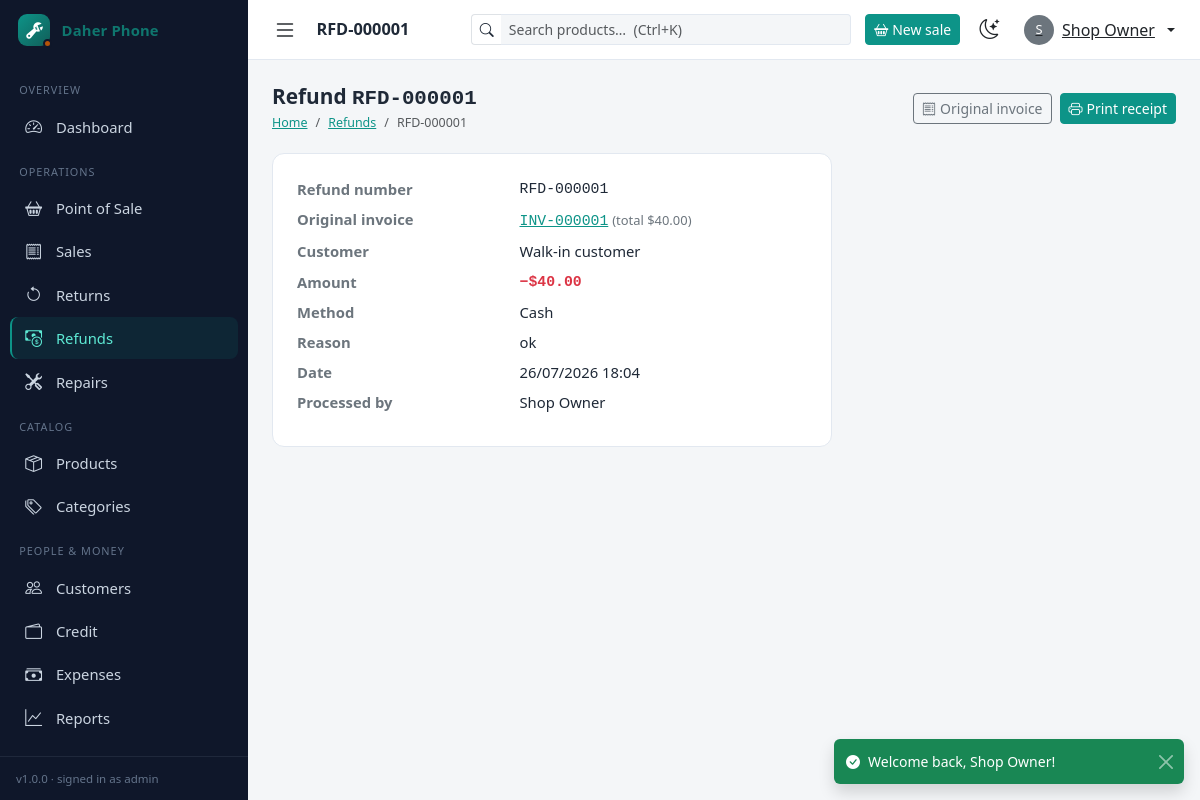
Page /index.php?r=refunds/show&id=1 (signed in) on the committed database.
### tables this page shows
CREATE TABLE `refunds` (
  `id`          INT UNSIGNED   NOT NULL AUTO_INCREMENT,
  `refund_no`   VARCHAR(20)    NOT NULL,
  `sale_id`     INT UNSIGNED   NOT NULL,
  `customer_id` INT UNSIGNED   NULL,
  `amount`      DECIMAL(12,2)  NOT NULL,
  `reason`      VARCHAR(255)   NOT NULL,
  `method`      ENUM('cash','card') NOT NULL DEFAULT 'cash',
  `user_id`     INT UNSIGNED   NULL,
  `created_at`  DATETIME       NOT NULL DEFAULT CURRENT_TIMESTAMP,
  PRIMARY KEY (`id`),
  UNIQUE KEY `uq_refunds_no` (`refund_no`),
  KEY `idx_rf_sale` (`sale_id`),
  KEY `idx_rf_customer` (`customer_id`),
  KEY `idx_rf_created` (`created_at`),
  CONSTRAINT `fk_rf_sale`
    FOREIGN KEY (`sale_id`) REFERENCES `sales` (`id`)
    ON DELETE RESTRICT ON UPDATE CASCADE,
  CONSTRAINT `fk_rf_customer`
    FOREIGN KEY (`customer_id`) REFERENCES `customers` (`id`)
    ON DELETE SET NULL ON UPDATE CASCADE
);

CREATE TABLE `users` (
  `id`            INT UNSIGNED     NOT NULL AUTO_INCREMENT,
  `username`      VARCHAR(50)      NOT NULL,
  `password_hash` VARCHAR(255)     NOT NULL,
  `full_name`     VARCHAR(100)     NOT NULL,
  `email`         VARCHAR(150)     NULL,
  `role`          ENUM('admin','staff') NOT NULL DEFAULT 'staff',
  `is_active`     TINYINT(1)       NOT NULL DEFAULT 1,
  `last_login_at` DATETIME         NULL,
  `created_at`    DATETIME         NOT NULL DEFAULT CURRENT_TIMESTAMP,
  PRIMARY KEY (`id`),
  UNIQUE KEY `uq_users_username` (`username`)
);

CREATE TABLE `sales` (
  `id`             INT UNSIGNED   NOT NULL AUTO_INCREMENT,
  `invoice_no`     VARCHAR(20)    NOT NULL,
  `customer_id`    INT UNSIGNED   NULL,
  `user_id`        INT UNSIGNED   NOT NULL,
  `subtotal`       DECIMAL(12,2)  NOT NULL DEFAULT 0.00,
  `discount`       DECIMAL(12,2)  NOT NULL DEFAULT 0.00,
  `total`          DECIMAL(12,2)  NOT NULL DEFAULT 0.00,
  `total_cost`     DECIMAL(12,2)  NOT NULL DEFAULT 0.00,
  `paid_amount`    DECIMAL(12,2)  NOT NULL DEFAULT 0.00,
  `payment_method` ENUM('cash','card','credit','bank_transfer','other') NOT NULL DEFAULT 'cash',
  `status`         ENUM('completed','cancelled') NOT NULL DEFAULT 'completed',
  `notes`          VARCHAR(255)   NULL,
  `created_at`     DATETIME       NOT NULL DEFAULT CURRENT_TIMESTAMP,
  PRIMARY KEY (`id`),
  UNIQUE KEY `uq_sales_invoice` (`invoice_no`),
  KEY `idx_sales_customer` (`customer_id`),
  KEY `idx_sales_user` (`user_id`),
  KEY `idx_sales_created` (`created_at`),
  KEY `idx_sales_status` (`status`),
  CONSTRAINT `fk_sales_customer`
    FOREIGN KEY (`customer_id`) REFERENCES `customers` (`id`)
    ON DELETE SET NULL ON UPDATE CASCADE,
  CONSTRAINT `fk_sales_user`
    FOREIGN KEY (`user_id`) REFERENCES `users` (`id`)
    ON DELETE RESTRICT ON UPDATE CASCADE
);

### app/Core/Controller.php (called while the page is built, shortened)
<?php
abstract class Controller
{
    protected function render(string $view, array $data = [], string $pageTitle = ''): void
    {
        $data['pageTitle'] = $pageTitle !== '' ? $pageTitle : APP_NAME;
        extract($data, EXTR_SKIP);
        require APP_PATH . '/Views/' . $view . '.php';
        require APP_PATH . '/Views/layouts/main.php';
    }
    protected function queryInt(string $key, int $default = 0): int
    {
        $v = $_GET[$key] ?? null;
        return is_numeric($v) ? (int) $v : $default;
    }
}

### app/Controllers/RefundController.php (called while the page is built, shortened)
<?php
final class RefundController extends Controller
{
    public function show(): void
    {
        $refund = (new Refund())->find($this->queryInt('id'));
        $this->render('refunds/show', ['refund' => $refund], $refund['refund_no']);
    }
}

### app/Core/App.php (called while the page is built, shortened)
<?php
final class App
{
    public function run(): void
    {
        $route = (string) ($_GET['r'] ?? 'dashboard/index');
        [$segment, $actionSlug] = explode('/', $route, 2);
        $action = lcfirst(str_replace(' ', '', ucwords(str_replace('-', ' ', $actionSlug))));
        (new $class())->{$action}();
    }
}

### public/index.php (called while the page is built, shortened)
<?php
spl_autoload_register(static function (string $class): void {
    $prefix = 'App\\';
    if (str_starts_with($class, $prefix)) {
        $relative = substr($class, strlen($prefix));
        $file = APP_PATH . DIRECTORY_SEPARATOR
              . str_replace('\\', DIRECTORY_SEPARATOR, $relative) . '.php';
    }
});
require APP_PATH . '/Core/helpers.php';
(new \App\Core\App())->run();

### app/Core/Database.php (called while the page is built, shortened)
<?php
final class Database
{
    private static ?PDO $pdo = null;
    public static function pdo(): PDO
    {
        if (self::$pdo === null) {
            $dsn = sprintf(
                'mysql:host=%s;dbname=%s;charset=utf8mb4',
                DB_HOST,
                DB_NAME
            );
            try {
                self::$pdo = new PDO($dsn, DB_USER, DB_PASS, [
                    PDO::ATTR_ERRMODE            => PDO::ERRMODE_EXCEPTION,
                    PDO::ATTR_DEFAULT_FETCH_MODE => PDO::FETCH_ASSOC,
                    PDO::ATTR_EMULATE_PREPARES   => false,
                ]);
            } catch (PDOException $e) {
                throw new PDOException(
                    'Database connection failed. Check that MySQL is running in the '
                    . 'XAMPP Control Panel and that config/config.php credentials are '
                    . 'correct. Driver said: ' . $e->getMessage()
                );
            }
        }
        return self::$pdo;
    }
}

### app/Core/Model.php (called while the page is built, shortened)
<?php
abstract class Model
{
    protected PDO $db;
    public function __construct()
    {
        $this->db = Database::pdo();
    }
    protected function fetch(string $sql, array $params = []): ?array
    {
        $stmt = $this->db->prepare($sql);
        $stmt->execute($params);
        $row = $stmt->fetch();
        return $row === false ? null : $row;
    }
}

### app/Models/Refund.php (called while the page is built, shortened)
<?php
final class Refund extends Model
{
    public function find(int $id): ?array
    {
        return $this->fetch(
            "SELECT r.*, s.invoice_no, s.total AS sale_total,
                    COALESCE(c.name, 'Walk-in customer') AS customer_name,
                    c.phone AS customer_phone, u.full_name AS processed_by
             FROM refunds r
             JOIN sales s ON s.id = r.sale_id
             LEFT JOIN customers c ON c.id = r.customer_id
             LEFT JOIN users u ON u.id = r.user_id
             WHERE r.id = :id",
            ['id' => $id]
        );
    }
}

### app/Core/helpers.php (called while the page is built, shortened)
<?php
function e(mixed $value): string
{
    return htmlspecialchars((string) ($value ?? ''), ENT_QUOTES, 'UTF-8');
}
function url(string $route, array $params = []): string
{
    $qs = $params === [] ? '' : '&' . http_build_query($params);
    return 'index.php?r=' . $route . $qs;
}
function setting(string $key, string $default = ''): string
{
    static $cache = null;
    if ($cache === null) {
        try {
            $rows = \App\Core\Database::pdo()
                ->query('SELECT setting_key, setting_value FROM settings')
                ->fetchAll();
            $cache = array_column($rows, 'setting_value', 'setting_key');
        } catch (Throwable) {
            $cache = [];
        }
    }
    return (string) ($cache[$key] ?? $default);
}
function money(float|int|string|null $amount): string
{
    $formatted = number_format((float) ($amount ?? 0), 2);
    $symbol = setting('currency_symbol', '$');
    return setting('currency_position', 'before') === 'after'
        ? $formatted . ' ' . $symbol
        : $symbol . $formatted;
}
function fmt_date(?string $value, bool $withTime = false): string
{
    $format = setting('date_format', 'd/m/Y') . ($withTime ? ' H:i' : '');
    return date($format, strtotime($value));
}
function payment_label(string $method): string
{
    return match ($method) {
        'cash'          => 'Cash',
        'card'          => 'Card',
        'credit'        => 'Credit',
        'return_credit' => 'Return credit',
        'bank_transfer' => 'Bank transfer',
        default         => 'Other',
    };
}

### app/Core/Auth.php (called while the page is built, shortened)
<?php
final class Auth
{
    public static function check(): bool
    {
        return isset($_SESSION['user_id']);
    }
    public static function user(): ?array
    {
        return [
            'id'        => (int) $_SESSION['user_id'],
            'username'  => (string) $_SESSION['username'],
            'full_name' => (string) $_SESSION['full_name'],
            'role'      => (string) $_SESSION['role'],
        ];
    }
}

### app/Views/refunds/show.php (the view, shortened to what this page needs)
<div class="page-heading">
  <div>
    <h1>Refund <span class="data"><?= e($refund['refund_no']) ?></span></h1>
    <nav aria-label="breadcrumb">
      <ol class="breadcrumb">
        <li class="breadcrumb-item"><a href="<?= url('dashboard/index') ?>">Home</a></li>
        <li class="breadcrumb-item"><a href="<?= url('refunds/index') ?>">Refunds</a></li>
        <li class="breadcrumb-item active"><?= e($refund['refund_no']) ?></li>
      </ol>
    </nav>
  </div>
  <div class="d-flex gap-2">
    <a class="btn btn-outline-secondary btn-sm" href="<?= url('sales/show', ['id' => $refund['sale_id']]) ?>">
      <i class="bi bi-receipt me-1"></i>Original invoice
    </a>
    <a class="btn btn-primary btn-sm" target="_blank" href="<?= url('refunds/print', ['id' => $refund['id']]) ?>">
      <i class="bi bi-printer me-1"></i>Print receipt
    </a>
  </div>
</div>
<div class="card" style="max-width:560px">
  <div class="card-body p-4">
    <dl class="row mb-0">
      <dt class="col-5 text-secondary">Refund number</dt>
      <dd class="col-7 data"><?= e($refund['refund_no']) ?></dd>
      <dt class="col-5 text-secondary">Original invoice</dt>
      <dd class="col-7">
        <a class="data" href="<?= url('sales/show', ['id' => $refund['sale_id']]) ?>"><?= e($refund['invoice_no']) ?></a>
        <span class="text-secondary small">(total <?= e(money($refund['sale_total'])) ?>)</span>
      </dd>
      <dt class="col-5 text-secondary">Customer</dt>
      <dd class="col-7"><?= e($refund['customer_name']) ?></dd>
      <dt class="col-5 text-secondary">Amount</dt>
      <dd class="col-7 data fw-bold text-danger">−<?= e(money($refund['amount'])) ?></dd>
      <dt class="col-5 text-secondary">Method</dt>
      <dd class="col-7"><?= e(payment_label($refund['method'])) ?></dd>
      <dt class="col-5 text-secondary">Reason</dt>
      <dd class="col-7"><?= e($refund['reason']) ?></dd>
      <dt class="col-5 text-secondary">Date</dt>
      <dd class="col-7"><?= e(fmt_date($refund['created_at'], true)) ?></dd>
      <dt class="col-5 text-secondary">Processed by</dt>
      <dd class="col-7"><?= e($refund['processed_by'] ?? '—') ?></dd>
    </dl>
  </div>
</div>

### app/Views/partials/topbar.php (shortened to what this page needs)
<header class="app-topbar">
  <button class="btn btn-link text-body p-1" id="sidebarToggle" type="button"
          aria-label="Toggle navigation">
    <i class="bi bi-list fs-4"></i>
  </button>
  <h1 class="topbar-title d-none d-sm-block"><?= e($pageTitle) ?></h1>
  <form class="topbar-search ms-auto flex-grow-1 d-none d-md-block"
        action="index.php" method="get">
    <div class="input-group input-group-sm">
      <span class="input-group-text bg-transparent border-end-0"><i class="bi bi-search"></i></span>
      <input type="search" name="q" id="globalSearch" class="form-control border-start-0"
             placeholder="Search products…  (Ctrl+K)" value="">
    </div>
  </form>
  <a href="<?= url('sales/pos') ?>" class="btn btn-primary btn-sm d-none d-sm-inline-flex align-items-center gap-1 no-print">
    <i class="bi bi-basket2"></i> New sale
  </a>
  <button class="btn btn-link text-body p-1" id="themeToggle" type="button"
          aria-label="Toggle dark mode" title="Toggle dark mode">
    <i class="bi bi-moon-stars fs-5" id="themeToggleIcon"></i>
  </button>
  <div class="dropdown">
    <button class="btn btn-link text-body p-1 dropdown-toggle d-flex align-items-center gap-2"
            data-bs-toggle="dropdown" aria-expanded="false" type="button">
      <span class="d-inline-grid place-items-center rounded-circle text-bg-secondary"
            style="width:30px;height:30px;display:inline-grid;place-items:center;font-size:0.8rem;">
        <?= e(strtoupper(substr($user['full_name'] ?? 'U', 0, 1))) ?>
      </span>
      <span class="d-none d-lg-inline"><?= e($user['full_name'] ?? '') ?></span>
    </button>
  </div>
</header>

### public/assets/css/app.css (style rules this page uses)
:root { --ds-accent: #0d9488; --ds-accent-hover: #0f766e; --ds-accent-soft: rgba(13, 148, 136, 0.12); --ds-copper: #b45309; --ds-chart-2: #ea580c; --ds-font-ui: "Segoe UI Variable Text", "Segoe UI", system-ui, -apple-system, sans-serif; --ds-font-data: "Cascadia Mono", "Cascadia Code", Consolas, "Courier New", monospace; --ds-sidebar-w: 248px; --ds-sidebar-w-min: 72px; --ds-topbar-h: 60px; --ds-radius: 12px; }
[data-bs-theme="light"] { --ds-page: #f4f6f8; --ds-card: #ffffff; --ds-ink: #1f2937; --ds-muted: #64748b; --ds-border: #e2e8f0; --ds-sidebar-bg: #0f172a; --ds-grid: #eef1f5; --bs-body-bg: #f4f6f8; --bs-body-color: #1f2937; }
html, body { height: 100%; }
body { font-family: var(--ds-font-ui); background: var(--ds-page); font-size: 0.925rem; }
.app-topbar { height: var(--ds-topbar-h); background: var(--ds-card); border-bottom: 1px solid var(--ds-border); display: flex; align-items: center; gap: 0.9rem; padding: 0 1.25rem; position: sticky; top: 0; z-index: 1020; }
.topbar-title { font-weight: 600; font-size: 1.02rem; margin: 0; }
.topbar-search { max-width: 380px; }
.topbar-search .form-control { background: var(--ds-page); border-color: var(--ds-border); }
.card { border: 1px solid var(--ds-border); border-radius: var(--ds-radius); background: var(--ds-card); box-shadow: none; }
.data, td.num, th.num { font-family: var(--ds-font-data); font-variant-numeric: tabular-nums; }
.page-heading { display: flex; flex-wrap: wrap; gap: 0.75rem; align-items: center; justify-content: space-between; margin-bottom: 1.25rem; }
.page-heading h1 { font-size: 1.3rem; font-weight: 700; margin: 0; }
.page-heading .breadcrumb { margin: 0.15rem 0 0; font-size: 0.78rem; }
.btn-primary { --bs-btn-bg: var(--ds-accent); --bs-btn-border-color: var(--ds-accent); --bs-btn-hover-bg: var(--ds-accent-hover); --bs-btn-hover-border-color: var(--ds-accent-hover); --bs-btn-active-bg: var(--ds-accent-hover); --bs-btn-active-border-color: var(--ds-accent-hover); --bs-btn-disabled-bg: var(--ds-accent); --bs-btn-disabled-border-color: var(--ds-accent); }
a { color: var(--ds-accent); }

### rows in the picture
refunds: user.full_name "S", user.full_name "Shop Owner", refund_no "RFD-000001", sale.invoice_no "INV-000001", amount "$40.00", method "Cash", reason "ok", created_at "26/07/2026 18:04"

### other values in the picture
setting('shop_name', APP_NAME) "Daher Phone"
$heading "OVERVIEW"
$item['label'] "Dashboard"
$heading "OPERATIONS"
$item['label'] "Point of Sale"
$item['label'] "Sales"
$item['label'] "Returns"
$item['label'] "Refunds"
$item['label'] "Repairs"
$heading "CATALOG"
$item['label'] "Products"
$item['label'] "Categories"
$heading "PEOPLE & MONEY"
$item['label'] "Customers"
$item['label'] "Credit"
